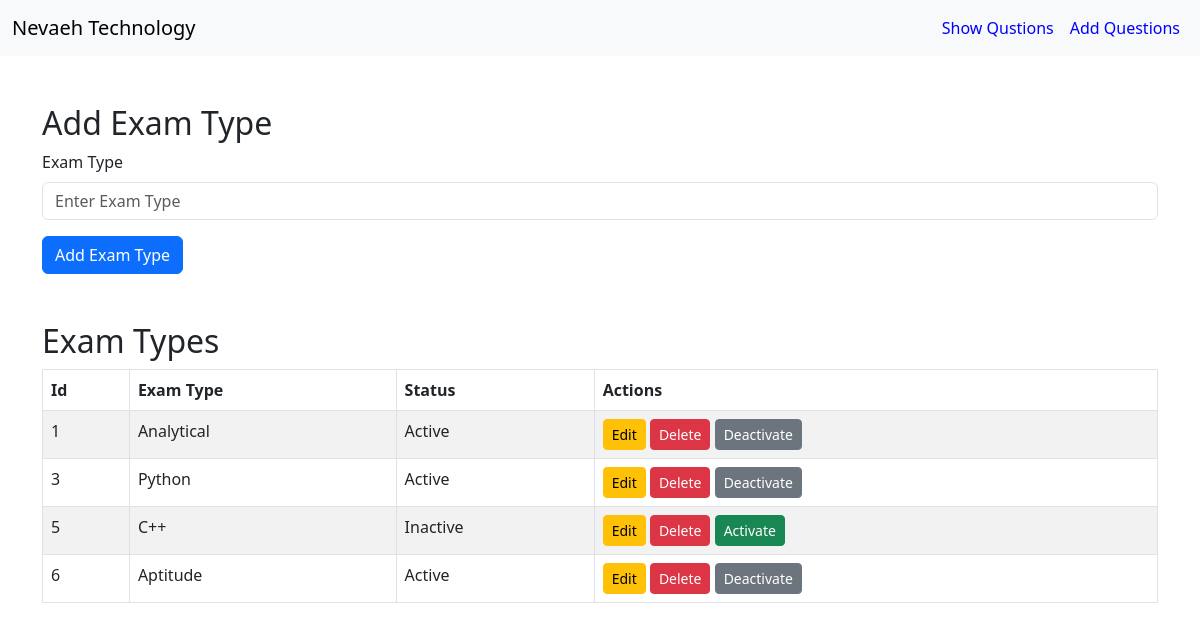
The app's page /show_exam_type.php, older data.
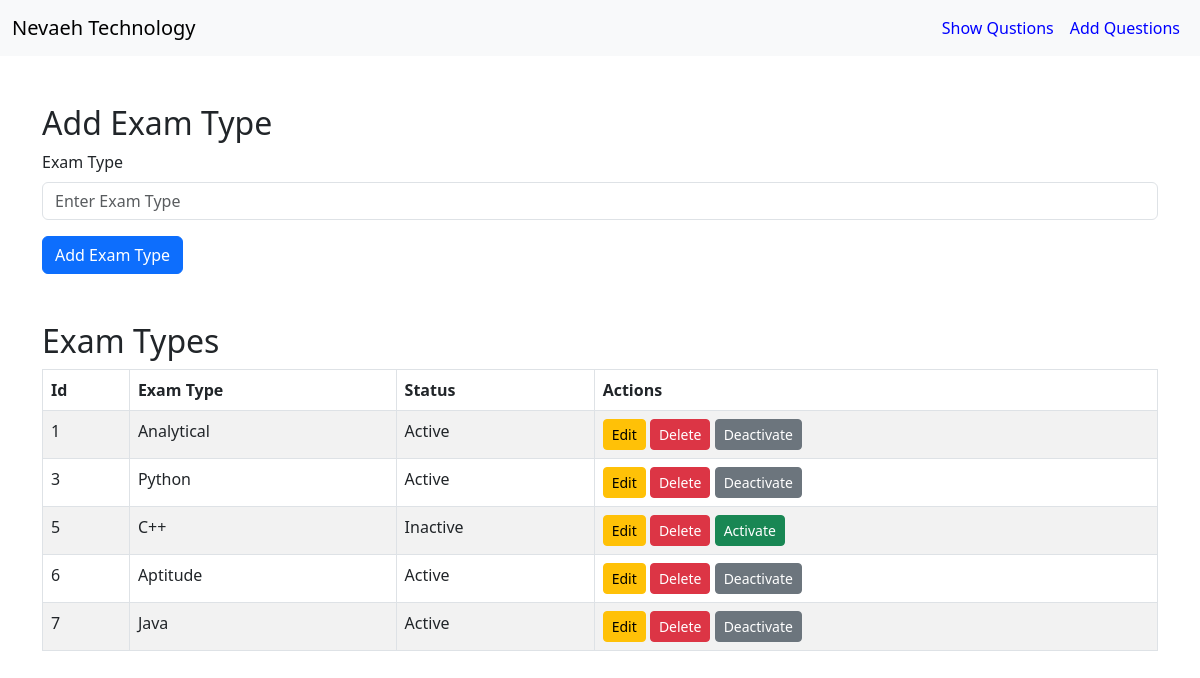
The same page, newer data.
### tables this page shows
CREATE TABLE `exam_type_menu` (
  `id` int(5) NOT NULL,
  `exam_type` varchar(100) NOT NULL,
  `status` int(2) NOT NULL DEFAULT 1
);

### show_exam_type.php (the view, shortened to what this page needs)
<!DOCTYPE html>
<html lang="en">
<head>
    <link rel="stylesheet" href="https://cdn.jsdelivr.net/npm/bootstrap@5.3.0/dist/css/bootstrap.min.css">
</head>
<body>
<nav class="navbar navbar-expand-lg navbar-light bg-light">
        <div class="container-fluid">
            <a class="navbar-brand" style="color: orenge;" href="#">Nevaeh Technology</a>
            <div class="collapse navbar-collapse" id="navbarNav">
                <ul class="navbar-nav ms-auto">
                    <li class="nav-item">
                        <a class="nav-link" style="color: blue;" href="show_question.php">Show Qustions</a>
                    </li>
                    <li class="nav-item">
                        <a class="nav-link" style="color: blue;" href="add_question.php">Add Questions</a>
                    </li>
                </ul>
            </div>
        </div>
    </nav>
    <div class="container mt-5">
        <h2>Add Exam Type</h2>
        <form id="addExamTypeForm" action="add_exam_type.php" method="POST">
            <div class="mb-3">
                <label for="examType" class="form-label">Exam Type</label>
                <input type="text" class="form-control" id="examType" name="examType" placeholder="Enter Exam Type" required>
            </div>
            <button type="submit" class="btn btn-primary">Add Exam Type</button>
        </form>
    </div>
    <div class="container mt-5">
        <h2>Exam Types</h2>
        <table class="table table-bordered table-striped">
            <thead>
                <tr>
                    <th>Id</th>
                    <th>Exam Type</th>
                    <th>Status</th>
                    <th>Actions</th>
                </tr>
            </thead>
            <tbody id="examTypesTable">
                <?php
                include 'conn.php';
                $query = "SELECT * FROM exam_type_menu";
                $result = mysqli_query($conn, $query);
                while ($row = mysqli_fetch_assoc($result)) {
                    echo "<tr>";
                    echo "<td>{$row['id']}</td>";
                    echo "<td>{$row['exam_type']}</td>";
                    echo "<td>" . ($row['status'] == 1 ? 'Active' : 'Inactive') . "</td>";
                    echo "<td>
                        <a href='edit_exam_type.php?id={$row['id']}' class='btn btn-warning btn-sm'>Edit</a>
                        <a href='delete_exam_type.php?id={$row['id']}' class='btn btn-danger btn-sm'>Delete</a>
                        <a href='exam_type_status.php?id={$row['id']}' class='btn btn-" . ($row['status'] == 1 ? 'secondary' : 'success') . " btn-sm'>" . ($row['status'] == 1 ? 'Deactivate' : 'Activate') . "</a>
                    </td>";
                    echo "</tr>";
                }
                ?>
            </tbody>
        </table>
    </div>
</body>
</html>

Row changes from the older to the newer data that the page shows:
added exam_type_menu: id "7", exam_type "Java", status "Active"
